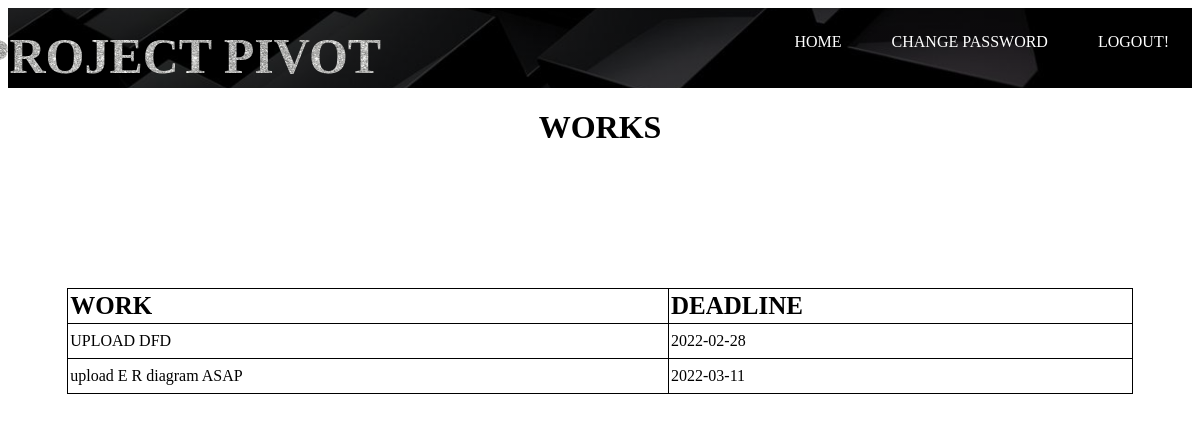
The app's page /assigned.php with its own data.
### tables this page shows
CREATE TABLE `work` (
  `id` int(50) NOT NULL,
  `batch` varchar(50) NOT NULL,
  `type` varchar(20) NOT NULL,
  `instruction` varchar(500) NOT NULL,
  `t2` date NOT NULL
);

### assigned.php (the view, shortened to what this page needs)
<?php
$con=mysqli_connect('localhost','root','','project');
$select="select *from work where type like 'mini'";
$selresult=mysqli_query($con,$select);
?>
<!DOCTYPE html>
<html>
<head>
  <link rel="stylesheet" type="text/css" href="maincss.css">
  <link rel="stylesheet" type="text/css" href="view.css">
</head>
<body style="background-image: url('cell.jpg'); background-repeat: no-repeat;background-size: cover">
  <header>
    <div class="main">
  <ul>
<li><a href="guidehome.php">HOME</a></li>
<li><a href="">CHANGE PASSWORD</a>
</li>
<li><a href="home.html">LOGOUT!</a>
</li>
</ul></div><form method="POST" action="" >
    <div class="title">
      <h3>PROJECT PIVOT </h3></div></header>
	<center><h1>WORKS</h1><br><br><br><br><br>
	<table >
<thead  >
<tr >
<th>WORK</th>
<th>DEADLINE</th>
</thead>
<tbody>
<?php while ($row=mysqli_fetch_array($selresult)) { ?>
<tr>
<td><?php
$instr=$row['instruction'];
echo $instr;
 ?>
 <td><?php echo $row['t2']; ?></td>
</form></td>
</tr> <?php } ?>
</table>
</body>
</html>

### maincss.css (style rules this page uses)
header { background-image:linear-gradient(rgba(0,0,0,0.4),rgba(0,0,0,0.4)),url(black.jpg); height: 10vh; background-size: cover; background-position: center; }
ul { float:right; list-style-type: none; margin-top: 25px; }
ul li { display: inline-block; }
ul li a { font-color :green; text-decoration: none; color: #fff; padding: 5px 20px; border:3px solid transparent; transition: 0.6s ease; }
.title { position: absolute; top:7%; left:15%; float:center; transform: translate(-50%,-50%); }
.title h3 { color: #fff; font-size: 50px; }
.title h3 { font-size:50px; font-family: Bahnschrift Condensed;,serif; text-align:center; color:rgba(225,225,225,.1); background-image: url(download.jpg); background-repeat: repeat-x; -webkit-background-clip:text; animation: animate 15s linear infinite; float: center; }

### view.css (style rules this page uses)
table { width: 90%; margin: 30px auto; border-collapse: collapse; text-align: left; }
th { font-size: 25px; }
th,td { border: 1px solid #000; height: 30px; padding:2px; }

### records on screen
work: instruction "UPLOAD DFD", t2 "2022-02-28"
work: instruction "upload E R diagram ASAP", t2 "2022-03-11"
